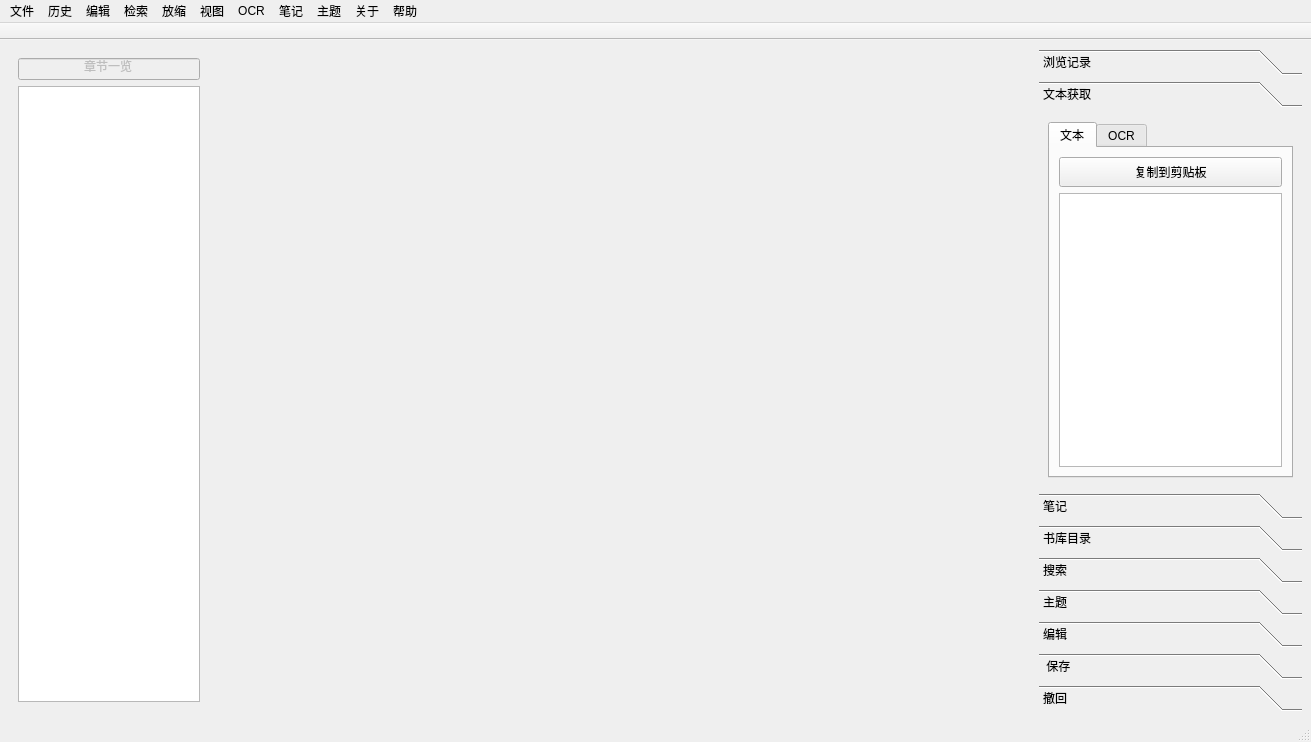
<?xml version="1.0" encoding="UTF-8"?>
<ui version="4.0">
 <class>MainWindow</class>
 <widget class="QMainWindow" name="MainWindow">
  <property name="geometry">
   <rect>
    <x>0</x>
    <y>0</y>
    <width>1311</width>
    <height>742</height>
   </rect>
  </property>
  <property name="focusPolicy">
   <enum>Qt::NoFocus</enum>
  </property>
  <property name="windowTitle">
   <string>MainWindow</string>
  </property>
  <widget class="QWidget" name="centralwidget">
   <layout class="QHBoxLayout" name="horizontalLayout">
    <item>
     <widget class="QWidget" name="widgetOfBookModel" native="true">
      <property name="minimumSize">
       <size>
        <width>200</width>
        <height>0</height>
       </size>
      </property>
      <property name="maximumSize">
       <size>
        <width>200</width>
        <height>16777215</height>
       </size>
      </property>
      <layout class="QVBoxLayout" name="verticalLayout_12">
       <item>
        <widget class="QLineEdit" name="textShownOfBookMarkLabel">
         <property name="enabled">
          <bool>false</bool>
         </property>
         <property name="text">
          <string>章节一览</string>
         </property>
         <property name="alignment">
          <set>Qt::AlignCenter</set>
         </property>
        </widget>
       </item>
       <item>
        <widget class="QTreeView" name="bookModelView"/>
       </item>
      </layout>
     </widget>
    </item>
    <item>
     <widget class="QWidget" name="pdf_view_frame" native="true">
      <layout class="QVBoxLayout" name="verticalLayout">
       <item>
        <widget class="CCPDF_View" name="pdf_view" native="true">
         <property name="minimumSize">
          <size>
           <width>800</width>
           <height>500</height>
          </size>
         </property>
        </widget>
       </item>
      </layout>
     </widget>
    </item>
    <item>
     <widget class="QToolBox" name="hyperWidget">
      <property name="minimumSize">
       <size>
        <width>100</width>
        <height>0</height>
       </size>
      </property>
      <property name="maximumSize">
       <size>
        <width>300</width>
        <height>16777215</height>
       </size>
      </property>
      <property name="currentIndex">
       <number>1</number>
      </property>
      <widget class="QWidget" name="historyPage">
       <property name="geometry">
        <rect>
         <x>0</x>
         <y>0</y>
         <width>263</width>
         <height>394</height>
        </rect>
       </property>
       <attribute name="icon">
        <iconset resource="icons.qrc">
         <normaloff>:/windowIcon/icon/history.ico</normaloff>:/windowIcon/icon/history.ico</iconset>
       </attribute>
       <attribute name="label">
        <string>浏览记录</string>
       </attribute>
       <layout class="QHBoxLayout" name="horizontalLayout_3">
        <item>
         <widget class="QWidget" name="widget_filehist" native="true">
          <layout class="QHBoxLayout" name="horizontalLayout_2">
           <item>
            <widget class="QTableWidget" name="tableWidget_filehist"/>
           </item>
          </layout>
         </widget>
        </item>
       </layout>
      </widget>
      <widget class="QWidget" name="OCRPage">
       <property name="geometry">
        <rect>
         <x>0</x>
         <y>0</y>
         <width>263</width>
         <height>394</height>
        </rect>
       </property>
       <attribute name="icon">
        <iconset resource="icons.qrc">
         <normaloff>:/toolbar_icon/pic/OCR_current.png</normaloff>:/toolbar_icon/pic/OCR_current.png</iconset>
       </attribute>
       <attribute name="label">
        <string>文本获取</string>
       </attribute>
       <layout class="QVBoxLayout" name="verticalLayout_13">
        <item>
         <widget class="QTabWidget" name="tabWidget">
          <property name="currentIndex">
           <number>0</number>
          </property>
          <widget class="QWidget" name="tabtext">
           <attribute name="icon">
            <iconset resource="icons.qrc">
             <normaloff>:/toolbar_icon/pic/Text.png</normaloff>:/toolbar_icon/pic/Text.png</iconset>
           </attribute>
           <attribute name="title">
            <string>文本</string>
           </attribute>
           <layout class="QGridLayout" name="gridLayout_3">
            <item row="0" column="0">
             <widget class="QPushButton" name="btn_copy_textDirectGain">
              <property name="minimumSize">
               <size>
                <width>0</width>
                <height>30</height>
               </size>
              </property>
              <property name="text">
               <string>复制到剪贴板</string>
              </property>
             </widget>
            </item>
            <item row="1" column="0">
             <widget class="QTextBrowser" name="text_textBrowserFromPDF"/>
            </item>
           </layout>
          </widget>
          <widget class="QWidget" name="tab_OCR">
           <attribute name="icon">
            <iconset resource="icons.qrc">
             <normaloff>:/toolbar_icon/pic/OCR_current.png</normaloff>:/toolbar_icon/pic/OCR_current.png</iconset>
           </attribute>
           <attribute name="title">
            <string>OCR</string>
           </attribute>
           <layout class="QGridLayout" name="gridLayout_2">
            <item row="0" column="0">
             <widget class="QWidget" name="widget_5" native="true">
              <layout class="QVBoxLayout" name="verticalLayout_3">
               <item>
                <widget class="QPushButton" name="btn_configMission">
                 <property name="minimumSize">
                  <size>
                   <width>200</width>
                   <height>50</height>
                  </size>
                 </property>
                 <property name="text">
                  <string>打开OCR配置</string>
                 </property>
                 <property name="icon">
                  <iconset resource="icons.qrc">
                   <normaloff>:/toolbar_icon/pic/ocr_settings.png</normaloff>:/toolbar_icon/pic/ocr_settings.png</iconset>
                 </property>
                </widget>
               </item>
               <item>
                <widget class="QPushButton" name="btn_startMissionDirect">
                 <property name="enabled">
                  <bool>true</bool>
                 </property>
                 <property name="minimumSize">
                  <size>
                   <width>200</width>
                   <height>50</height>
                  </size>
                 </property>
                 <property name="text">
                  <string>开始OCR识别</string>
                 </property>
                 <property name="icon">
                  <iconset resource="icons.qrc">
                   <normaloff>:/toolbar_icon/pic/OCR_current.png</normaloff>:/toolbar_icon/pic/OCR_current.png</iconset>
                 </property>
                </widget>
               </item>
               <item>
                <widget class="QPushButton" name="btn_clip">
                 <property name="minimumSize">
                  <size>
                   <width>0</width>
                   <height>50</height>
                  </size>
                 </property>
                 <property name="text">
                  <string>将识别内容复制到剪贴板中</string>
                 </property>
                 <property name="icon">
                  <iconset resource="icons.qrc">
                   <normaloff>:/toolbar_icon/pic/clipboard.png</normaloff>:/toolbar_icon/pic/clipboard.png</iconset>
                 </property>
                </widget>
               </item>
               <item>
                <widget class="QPlainTextEdit" name="ocrResultTextEdit"/>
               </item>
              </layout>
             </widget>
            </item>
           </layout>
          </widget>
         </widget>
        </item>
       </layout>
      </widget>
      <widget class="QWidget" name="page_note">
       <property name="geometry">
        <rect>
         <x>0</x>
         <y>0</y>
         <width>263</width>
         <height>394</height>
        </rect>
       </property>
       <attribute name="icon">
        <iconset resource="icons.qrc">
         <normaloff>:/toolbar_icon/pic/notebookOpenAdd.png</normaloff>:/toolbar_icon/pic/notebookOpenAdd.png</iconset>
       </attribute>
       <attribute name="label">
        <string>笔记</string>
       </attribute>
       <layout class="QVBoxLayout" name="verticalLayout_5">
        <item>
         <widget class="QWidget" name="widget" native="true">
          <layout class="QGridLayout" name="gridLayout">
           <item row="1" column="1">
            <widget class="QPushButton" name="btn_bindNote">
             <property name="minimumSize">
              <size>
               <width>0</width>
               <height>50</height>
              </size>
             </property>
             <property name="text">
              <string>绑定本地笔记</string>
             </property>
             <property name="checkable">
              <bool>false</bool>
             </property>
            </widget>
           </item>
           <item row="2" column="1">
            <widget class="QPushButton" name="btn_switch">
             <property name="minimumSize">
              <size>
               <width>0</width>
               <height>50</height>
              </size>
             </property>
             <property name="text">
              <string>更换绑定的笔记</string>
             </property>
            </widget>
           </item>
           <item row="1" column="0">
            <widget class="QPushButton" name="btn_addOrOpenNotes">
             <property name="minimumSize">
              <size>
               <width>0</width>
               <height>50</height>
              </size>
             </property>
             <property name="text">
              <string>创建笔记</string>
             </property>
            </widget>
           </item>
           <item row="2" column="0">
            <widget class="QPushButton" name="btn_releaseNotes">
             <property name="minimumSize">
              <size>
               <width>0</width>
               <height>50</height>
              </size>
             </property>
             <property name="text">
              <string>解绑笔记</string>
             </property>
            </widget>
           </item>
           <item row="0" column="0" colspan="2">
            <widget class="QLineEdit" name="noteBookPathEdit">
             <property name="enabled">
              <bool>false</bool>
             </property>
            </widget>
           </item>
          </layout>
         </widget>
        </item>
        <item>
         <widget class="QWidget" name="widget_2" native="true">
          <layout class="QVBoxLayout" name="verticalLayout_4">
           <item>
            <widget class="QPushButton" name="btn_addNoteHandle">
             <property name="minimumSize">
              <size>
               <width>0</width>
               <height>50</height>
              </size>
             </property>
             <property name="text">
              <string>添加笔记工具</string>
             </property>
            </widget>
           </item>
           <item>
            <widget class="QPushButton" name="btn_checkHandle">
             <property name="minimumSize">
              <size>
               <width>0</width>
               <height>50</height>
              </size>
             </property>
             <property name="text">
              <string>查看当前的笔记工具配置</string>
             </property>
            </widget>
           </item>
           <item>
            <widget class="QPushButton" name="btn_removeBtnHandle">
             <property name="minimumSize">
              <size>
               <width>0</width>
               <height>50</height>
              </size>
             </property>
             <property name="text">
              <string>移除笔记工具</string>
             </property>
            </widget>
           </item>
          </layout>
         </widget>
        </item>
       </layout>
      </widget>
      <widget class="QWidget" name="bookModelPage">
       <property name="geometry">
        <rect>
         <x>0</x>
         <y>0</y>
         <width>263</width>
         <height>394</height>
        </rect>
       </property>
       <attribute name="icon">
        <iconset resource="icons.qrc">
         <normaloff>:/windowIcon/icon/booklib.ico</normaloff>:/windowIcon/icon/booklib.ico</iconset>
       </attribute>
       <attribute name="label">
        <string>书库目录</string>
       </attribute>
       <layout class="QVBoxLayout" name="verticalLayout_10">
        <item>
         <widget class="QWidget" name="widget_3" native="true">
          <property name="minimumSize">
           <size>
            <width>0</width>
            <height>40</height>
           </size>
          </property>
          <layout class="QHBoxLayout" name="horizontalLayout_4">
           <item>
            <widget class="QLineEdit" name="search_name_edit"/>
           </item>
           <item>
            <widget class="QPushButton" name="btn_search_inLibrary">
             <property name="text">
              <string>搜索</string>
             </property>
            </widget>
           </item>
          </layout>
         </widget>
        </item>
        <item>
         <widget class="QTreeView" name="treeView_library"/>
        </item>
       </layout>
      </widget>
      <widget class="QWidget" name="page_searching">
       <property name="geometry">
        <rect>
         <x>0</x>
         <y>0</y>
         <width>263</width>
         <height>394</height>
        </rect>
       </property>
       <attribute name="icon">
        <iconset resource="icons.qrc">
         <normaloff>:/toolbar_icon/pic/searching.png</normaloff>:/toolbar_icon/pic/searching.png</iconset>
       </attribute>
       <attribute name="label">
        <string>搜索</string>
       </attribute>
       <layout class="QVBoxLayout" name="verticalLayout_11">
        <item>
         <widget class="QWidget" name="widget_4" native="true">
          <property name="minimumSize">
           <size>
            <width>0</width>
            <height>40</height>
           </size>
          </property>
          <layout class="QHBoxLayout" name="horizontalLayout_5">
           <item>
            <widget class="QLineEdit" name="search_text_edit"/>
           </item>
           <item>
            <widget class="QPushButton" name="btn_search_text">
             <property name="text">
              <string>搜索</string>
             </property>
             <property name="icon">
              <iconset resource="icons.qrc">
               <normaloff>:/toolbar_icon/pic/searching.png</normaloff>:/toolbar_icon/pic/searching.png</iconset>
             </property>
            </widget>
           </item>
          </layout>
         </widget>
        </item>
        <item>
         <widget class="QListView" name="search_res_listView"/>
        </item>
       </layout>
      </widget>
      <widget class="QWidget" name="theme_page">
       <property name="geometry">
        <rect>
         <x>0</x>
         <y>0</y>
         <width>263</width>
         <height>394</height>
        </rect>
       </property>
       <attribute name="icon">
        <iconset resource="icons.qrc">
         <normaloff>:/toolbar_icon/pic/styleSwitch.png</normaloff>:/toolbar_icon/pic/styleSwitch.png</iconset>
       </attribute>
       <attribute name="label">
        <string>主题</string>
       </attribute>
       <layout class="QVBoxLayout" name="verticalLayout_7">
        <item>
         <widget class="QWidget" name="theme_btns_widget" native="true">
          <layout class="QVBoxLayout" name="verticalLayout_6">
           <item>
            <widget class="QPushButton" name="btn_randStyle">
             <property name="minimumSize">
              <size>
               <width>0</width>
               <height>50</height>
              </size>
             </property>
             <property name="text">
              <string>随机的主题</string>
             </property>
             <property name="icon">
              <iconset resource="icons.qrc">
               <normaloff>:/toolbar_icon/pic/styleSwitch.png</normaloff>:/toolbar_icon/pic/styleSwitch.png</iconset>
             </property>
            </widget>
           </item>
           <item>
            <widget class="QPushButton" name="btn_setClearTheme">
             <property name="minimumSize">
              <size>
               <width>0</width>
               <height>50</height>
              </size>
             </property>
             <property name="text">
              <string>还原为默认的主题</string>
             </property>
             <property name="icon">
              <iconset resource="icons.qrc">
               <normaloff>:/toolbar_icon/pic/styleSwitch.png</normaloff>:/toolbar_icon/pic/styleSwitch.png</iconset>
             </property>
            </widget>
           </item>
          </layout>
         </widget>
        </item>
       </layout>
      </widget>
      <widget class="QWidget" name="EditPage">
       <property name="geometry">
        <rect>
         <x>0</x>
         <y>0</y>
         <width>263</width>
         <height>394</height>
        </rect>
       </property>
       <attribute name="icon">
        <iconset resource="icons.qrc">
         <normaloff>:/toolbar_icon/pic/editPDF.png</normaloff>:/toolbar_icon/pic/editPDF.png</iconset>
       </attribute>
       <attribute name="label">
        <string>编辑</string>
       </attribute>
       <layout class="QVBoxLayout" name="verticalLayout_2">
        <item>
         <widget class="QLabel" name="image_label">
          <property name="autoFillBackground">
           <bool>true</bool>
          </property>
          <property name="text">
           <string>没有打开的PDF</string>
          </property>
          <property name="scaledContents">
           <bool>true</bool>
          </property>
          <property name="alignment">
           <set>Qt::AlignCenter</set>
          </property>
         </widget>
        </item>
        <item>
         <widget class="QPushButton" name="btn_edit_current">
          <property name="minimumSize">
           <size>
            <width>200</width>
            <height>50</height>
           </size>
          </property>
          <property name="text">
           <string>编辑</string>
          </property>
          <property name="icon">
           <iconset resource="icons.qrc">
            <normaloff>:/toolbar_icon/pic/editPDF.png</normaloff>:/toolbar_icon/pic/editPDF.png</iconset>
          </property>
         </widget>
        </item>
        <item>
         <widget class="QPushButton" name="btn_resumeCurPageEdit">
          <property name="minimumSize">
           <size>
            <width>0</width>
            <height>50</height>
           </size>
          </property>
          <property name="text">
           <string>恢复到原始</string>
          </property>
          <property name="icon">
           <iconset resource="icons.qrc">
            <normaloff>:/toolbar_icon/pic/ResumeCurPage.png</normaloff>:/toolbar_icon/pic/ResumeCurPage.png</iconset>
          </property>
         </widget>
        </item>
       </layout>
      </widget>
      <widget class="QWidget" name="page_3">
       <property name="geometry">
        <rect>
         <x>0</x>
         <y>0</y>
         <width>263</width>
         <height>394</height>
        </rect>
       </property>
       <attribute name="icon">
        <iconset resource="icons.qrc">
         <normaloff>:/toolbar_icon/pic/savePDF.png</normaloff>:/toolbar_icon/pic/savePDF.png</iconset>
       </attribute>
       <attribute name="label">
        <string> 保存</string>
       </attribute>
       <layout class="QVBoxLayout" name="verticalLayout_9">
        <item>
         <widget class="QPushButton" name="btn_copy">
          <property name="minimumSize">
           <size>
            <width>0</width>
            <height>50</height>
           </size>
          </property>
          <property name="text">
           <string>保存当前的PDF</string>
          </property>
          <property name="icon">
           <iconset resource="icons.qrc">
            <normaloff>:/toolbar_icon/pic/savePDF.png</normaloff>:/toolbar_icon/pic/savePDF.png</iconset>
          </property>
         </widget>
        </item>
       </layout>
      </widget>
      <widget class="QWidget" name="page_2">
       <property name="geometry">
        <rect>
         <x>0</x>
         <y>0</y>
         <width>263</width>
         <height>394</height>
        </rect>
       </property>
       <attribute name="icon">
        <iconset resource="icons.qrc">
         <normaloff>:/toolbar_icon/pic/resume.png</normaloff>:/toolbar_icon/pic/resume.png</iconset>
       </attribute>
       <attribute name="label">
        <string>撤回</string>
       </attribute>
       <layout class="QVBoxLayout" name="verticalLayout_8">
        <item>
         <widget class="QPushButton" name="btn_backToPrevious">
          <property name="minimumSize">
           <size>
            <width>0</width>
            <height>50</height>
           </size>
          </property>
          <property name="text">
           <string>回退到这次编辑之前</string>
          </property>
          <property name="icon">
           <iconset resource="icons.qrc">
            <normaloff>:/toolbar_icon/pic/resume.png</normaloff>:/toolbar_icon/pic/resume.png</iconset>
          </property>
         </widget>
        </item>
        <item>
         <widget class="QPushButton" name="btn_makeBackToAllBeforeEdit">
          <property name="minimumSize">
           <size>
            <width>0</width>
            <height>50</height>
           </size>
          </property>
          <property name="text">
           <string>退回到所有编辑前的状态...</string>
          </property>
          <property name="icon">
           <iconset resource="icons.qrc">
            <normaloff>:/toolbar_icon/pic/resume.png</normaloff>:/toolbar_icon/pic/resume.png</iconset>
          </property>
         </widget>
        </item>
       </layout>
      </widget>
     </widget>
    </item>
   </layout>
  </widget>
  <widget class="QMenuBar" name="menubar">
   <property name="geometry">
    <rect>
     <x>0</x>
     <y>0</y>
     <width>1311</width>
     <height>21</height>
    </rect>
   </property>
   <widget class="QMenu" name="file_Menu">
    <property name="title">
     <string>文件</string>
    </property>
    <addaction name="action_loadPDF"/>
    <addaction name="action_setLibraryPath"/>
    <addaction name="separator"/>
    <addaction name="action_clearHistory"/>
    <addaction name="separator"/>
    <addaction name="action_savePDF"/>
    <addaction name="action_quit"/>
    <addaction name="separator"/>
    <addaction name="action_viewBookModel"/>
   </widget>
   <widget class="QMenu" name="menu_2">
    <property name="title">
     <string>放缩</string>
    </property>
    <addaction name="action_zoomin"/>
    <addaction name="action_zoomout"/>
   </widget>
   <widget class="QMenu" name="menu_3">
    <property name="title">
     <string>视图</string>
    </property>
    <addaction name="action_show_or_hide_advamced"/>
    <addaction name="action_singlePage"/>
    <addaction name="action_multiPage"/>
   </widget>
   <widget class="QMenu" name="menuOCR">
    <property name="title">
     <string>OCR</string>
    </property>
    <addaction name="action_ocrsettingWindow"/>
    <addaction name="action_ocrCurPage"/>
   </widget>
   <widget class="QMenu" name="menu_4">
    <property name="title">
     <string>笔记</string>
    </property>
    <widget class="QMenu" name="menu_5">
     <property name="title">
      <string>创建笔记</string>
     </property>
     <property name="icon">
      <iconset resource="icons.qrc">
       <normaloff>:/toolbar_icon/pic/notebookOpenAdd.png</normaloff>:/toolbar_icon/pic/notebookOpenAdd.png</iconset>
     </property>
     <addaction name="action_createNewNote"/>
     <addaction name="action_bindNote"/>
    </widget>
    <addaction name="menu_5"/>
    <addaction name="action_openNote_2"/>
    <addaction name="action_switchNote"/>
    <addaction name="action_removeNote"/>
    <addaction name="separator"/>
    <addaction name="action_checkhandle"/>
    <addaction name="action_addHandleType"/>
    <addaction name="action_removeHandleType"/>
   </widget>
   <widget class="QMenu" name="theme_menu">
    <property name="title">
     <string>主题</string>
    </property>
    <addaction name="action_defaultStyle"/>
    <addaction name="action_randStyle"/>
   </widget>
   <widget class="QMenu" name="menu_6">
    <property name="title">
     <string>关于</string>
    </property>
    <addaction name="action_viewAbout"/>
   </widget>
   <widget class="QMenu" name="menu_7">
    <property name="title">
     <string>帮助</string>
    </property>
    <addaction name="action_viewhelp"/>
   </widget>
   <widget class="QMenu" name="menu">
    <property name="title">
     <string>编辑</string>
    </property>
    <addaction name="action_editPDF"/>
    <addaction name="separator"/>
    <addaction name="action_resumeCurPage"/>
   </widget>
   <widget class="QMenu" name="History_Menu">
    <property name="title">
     <string>历史</string>
    </property>
   </widget>
   <widget class="QMenu" name="menu_searching">
    <property name="title">
     <string>检索</string>
    </property>
    <addaction name="action_openSearching"/>
   </widget>
   <addaction name="file_Menu"/>
   <addaction name="History_Menu"/>
   <addaction name="menu"/>
   <addaction name="menu_searching"/>
   <addaction name="menu_2"/>
   <addaction name="menu_3"/>
   <addaction name="menuOCR"/>
   <addaction name="menu_4"/>
   <addaction name="theme_menu"/>
   <addaction name="menu_6"/>
   <addaction name="menu_7"/>
  </widget>
  <widget class="QStatusBar" name="statusbar"/>
  <widget class="QToolBar" name="toolBar">
   <property name="windowTitle">
    <string>toolBar</string>
   </property>
   <property name="movable">
    <bool>false</bool>
   </property>
   <property name="iconSize">
    <size>
     <width>32</width>
     <height>32</height>
    </size>
   </property>
   <property name="floatable">
    <bool>false</bool>
   </property>
   <attribute name="toolBarArea">
    <enum>TopToolBarArea</enum>
   </attribute>
   <attribute name="toolBarBreak">
    <bool>false</bool>
   </attribute>
  </widget>
  <action name="action_loadPDF">
   <property name="icon">
    <iconset resource="icons.qrc">
     <normaloff>:/windowIcon/icon/pdf.ico</normaloff>:/windowIcon/icon/pdf.ico</iconset>
   </property>
   <property name="text">
    <string>加载PDF</string>
   </property>
  </action>
  <action name="action_switchPDF">
   <property name="text">
    <string>_switchPDF</string>
   </property>
  </action>
  <action name="action_zoomin">
   <property name="icon">
    <iconset resource="icons.qrc">
     <normaloff>:/toolbar_icon/pic/zoomIn.png</normaloff>:/toolbar_icon/pic/zoomIn.png</iconset>
   </property>
   <property name="text">
    <string>放大</string>
   </property>
  </action>
  <action name="action_zoomout">
   <property name="icon">
    <iconset resource="icons.qrc">
     <normaloff>:/toolbar_icon/pic/zoomOut.png</normaloff>:/toolbar_icon/pic/zoomOut.png</iconset>
   </property>
   <property name="text">
    <string>缩小</string>
   </property>
  </action>
  <action name="action_show_or_hide_advamced">
   <property name="icon">
    <iconset resource="icons.qrc">
     <normaloff>:/toolbar_icon/pic/viewHyper.png</normaloff>:/toolbar_icon/pic/viewHyper.png</iconset>
   </property>
   <property name="text">
    <string>显示高级视图</string>
   </property>
  </action>
  <action name="action_clearHistory">
   <property name="icon">
    <iconset resource="icons.qrc">
     <normaloff>:/windowIcon/icon/history.ico</normaloff>:/windowIcon/icon/history.ico</iconset>
   </property>
   <property name="text">
    <string>清空历史记录</string>
   </property>
  </action>
  <action name="action_setLibraryPath">
   <property name="icon">
    <iconset resource="icons.qrc">
     <normaloff>:/windowIcon/icon/booklib.ico</normaloff>:/windowIcon/icon/booklib.ico</iconset>
   </property>
   <property name="text">
    <string>设置书库目录</string>
   </property>
  </action>
  <action name="action_ocrsettingWindow">
   <property name="icon">
    <iconset resource="icons.qrc">
     <normaloff>:/toolbar_icon/pic/ocr_settings.png</normaloff>:/toolbar_icon/pic/ocr_settings.png</iconset>
   </property>
   <property name="text">
    <string>打开OCR设置窗口</string>
   </property>
  </action>
  <action name="action_ocrCurPage">
   <property name="icon">
    <iconset resource="icons.qrc">
     <normaloff>:/toolbar_icon/pic/OCR_current.png</normaloff>:/toolbar_icon/pic/OCR_current.png</iconset>
   </property>
   <property name="text">
    <string>对当前页进行文字识别</string>
   </property>
  </action>
  <action name="action_openNote_2">
   <property name="icon">
    <iconset resource="icons.qrc">
     <normaloff>:/toolbar_icon/pic/notebookOpenAdd.png</normaloff>:/toolbar_icon/pic/notebookOpenAdd.png</iconset>
   </property>
   <property name="text">
    <string>打开笔记</string>
   </property>
  </action>
  <action name="action_switchNote">
   <property name="icon">
    <iconset resource="icons.qrc">
     <normaloff>:/toolbar_icon/pic/switchNoteBook.png</normaloff>:/toolbar_icon/pic/switchNoteBook.png</iconset>
   </property>
   <property name="text">
    <string>切换笔记</string>
   </property>
  </action>
  <action name="action_removeNote">
   <property name="icon">
    <iconset resource="icons.qrc">
     <normaloff>:/toolbar_icon/pic/editTargetHandleShowRemove.png</normaloff>:/toolbar_icon/pic/editTargetHandleShowRemove.png</iconset>
   </property>
   <property name="text">
    <string>移除笔记</string>
   </property>
  </action>
  <action name="action_addHandleType">
   <property name="icon">
    <iconset resource="icons.qrc">
     <normaloff>:/toolbar_icon/pic/editTargetHandleAdd.png</normaloff>:/toolbar_icon/pic/editTargetHandleAdd.png</iconset>
   </property>
   <property name="text">
    <string>添加笔记工具</string>
   </property>
  </action>
  <action name="action_removeHandleType">
   <property name="icon">
    <iconset resource="icons.qrc">
     <normaloff>:/toolbar_icon/pic/editTargetHandleShowRemove.png</normaloff>:/toolbar_icon/pic/editTargetHandleShowRemove.png</iconset>
   </property>
   <property name="text">
    <string>移除笔记工具</string>
   </property>
  </action>
  <action name="action_createNewNote">
   <property name="icon">
    <iconset resource="icons.qrc">
     <normaloff>:/toolbar_icon/pic/editTargetHandleAdd.png</normaloff>:/toolbar_icon/pic/editTargetHandleAdd.png</iconset>
   </property>
   <property name="text">
    <string>创建新笔记</string>
   </property>
  </action>
  <action name="action_bindNote">
   <property name="icon">
    <iconset resource="icons.qrc">
     <normaloff>:/toolbar_icon/pic/editTargetHandleAdd.png</normaloff>:/toolbar_icon/pic/editTargetHandleAdd.png</iconset>
   </property>
   <property name="text">
    <string>绑定本地笔记</string>
   </property>
  </action>
  <action name="action_checkhandle">
   <property name="icon">
    <iconset resource="icons.qrc">
     <normaloff>:/toolbar_icon/pic/editTargetHandleShow.png</normaloff>:/toolbar_icon/pic/editTargetHandleShow.png</iconset>
   </property>
   <property name="text">
    <string>查看当前的笔记工具配置</string>
   </property>
  </action>
  <action name="action_viewAbout">
   <property name="icon">
    <iconset resource="icons.qrc">
     <normaloff>:/toolbar_icon/pic/btn_about.png</normaloff>:/toolbar_icon/pic/btn_about.png</iconset>
   </property>
   <property name="text">
    <string>关于</string>
   </property>
  </action>
  <action name="action_viewhelp">
   <property name="icon">
    <iconset resource="icons.qrc">
     <normaloff>:/toolbar_icon/pic/help.png</normaloff>:/toolbar_icon/pic/help.png</iconset>
   </property>
   <property name="text">
    <string>查看帮助</string>
   </property>
  </action>
  <action name="action_defaultStyle">
   <property name="icon">
    <iconset resource="icons.qrc">
     <normaloff>:/toolbar_icon/pic/styleSwitch.png</normaloff>:/toolbar_icon/pic/styleSwitch.png</iconset>
   </property>
   <property name="text">
    <string>恢复为默认主题</string>
   </property>
  </action>
  <action name="action_randStyle">
   <property name="icon">
    <iconset resource="icons.qrc">
     <normaloff>:/toolbar_icon/pic/styleSwitch.png</normaloff>:/toolbar_icon/pic/styleSwitch.png</iconset>
   </property>
   <property name="text">
    <string>随机主题</string>
   </property>
  </action>
  <action name="action_singlePage">
   <property name="icon">
    <iconset resource="icons.qrc">
     <normaloff>:/toolbar_icon/pic/singlePage.png</normaloff>:/toolbar_icon/pic/singlePage.png</iconset>
   </property>
   <property name="text">
    <string>单页模式</string>
   </property>
  </action>
  <action name="action_multiPage">
   <property name="icon">
    <iconset resource="icons.qrc">
     <normaloff>:/toolbar_icon/pic/multiPage.png</normaloff>:/toolbar_icon/pic/multiPage.png</iconset>
   </property>
   <property name="text">
    <string>多页连续模式</string>
   </property>
   <property name="iconText">
    <string>多页连续模式</string>
   </property>
  </action>
  <action name="action_savePDF">
   <property name="icon">
    <iconset resource="icons.qrc">
     <normaloff>:/toolbar_icon/pic/savePDF.png</normaloff>:/toolbar_icon/pic/savePDF.png</iconset>
   </property>
   <property name="text">
    <string>保存PDF</string>
   </property>
  </action>
  <action name="action_quit">
   <property name="icon">
    <iconset resource="icons.qrc">
     <normaloff>:/toolbar_icon/pic/quit.png</normaloff>:/toolbar_icon/pic/quit.png</iconset>
   </property>
   <property name="text">
    <string>退出</string>
   </property>
  </action>
  <action name="action_editPDF">
   <property name="icon">
    <iconset resource="icons.qrc">
     <normaloff>:/toolbar_icon/pic/editPDF.png</normaloff>:/toolbar_icon/pic/editPDF.png</iconset>
   </property>
   <property name="text">
    <string>编辑此页</string>
   </property>
  </action>
  <action name="action_resumeCurPage">
   <property name="icon">
    <iconset resource="icons.qrc">
     <normaloff>:/toolbar_icon/pic/resume.png</normaloff>:/toolbar_icon/pic/resume.png</iconset>
   </property>
   <property name="text">
    <string>恢复编辑此页</string>
   </property>
  </action>
  <action name="action_viewBookModel">
   <property name="icon">
    <iconset resource="icons.qrc">
     <normaloff>:/toolbar_icon/pic/bookmarkModel.png</normaloff>:/toolbar_icon/pic/bookmarkModel.png</iconset>
   </property>
   <property name="text">
    <string>查看目录</string>
   </property>
  </action>
  <action name="action_openSearching">
   <property name="text">
    <string>打开检索</string>
   </property>
  </action>
 </widget>
 <customwidgets>
  <customwidget>
   <class>CCPDF_View</class>
   <extends>QWidget</extends>
   <header location="global">ccpdf_view.h</header>
   <container>1</container>
  </customwidget>
 </customwidgets>
 <resources>
  <include location="icons.qrc"/>
 </resources>
 <connections/>
</ui>
